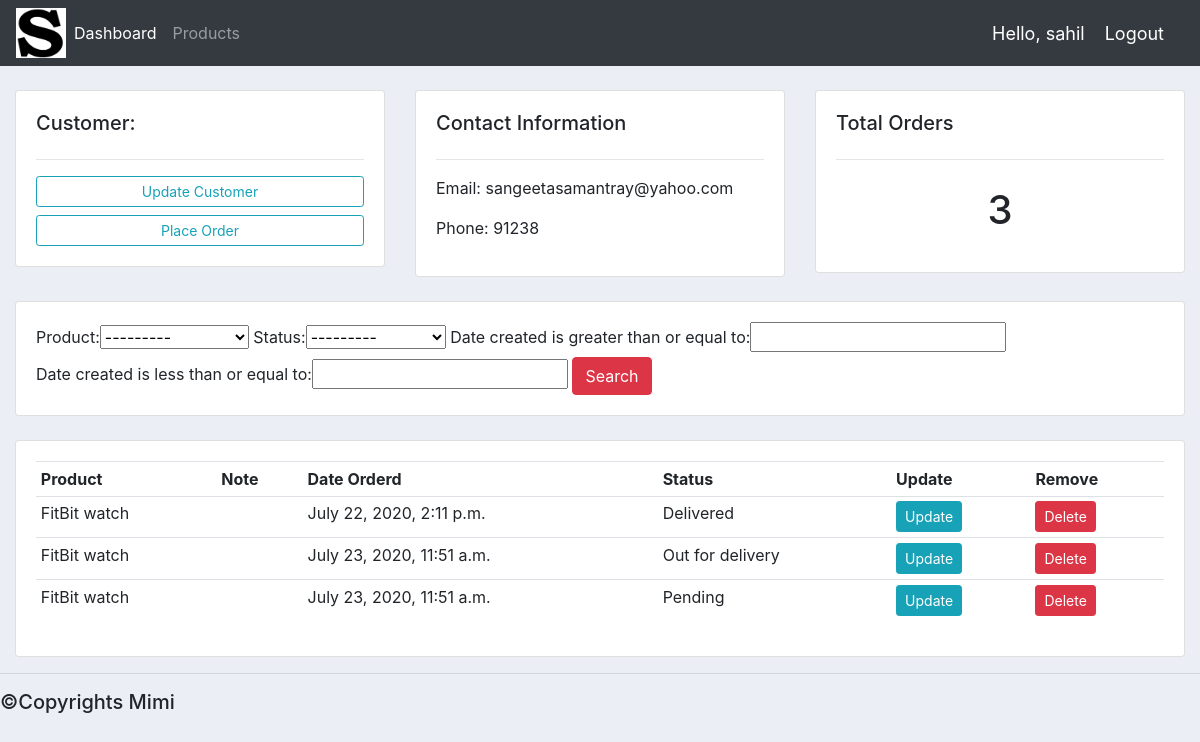
The app's page /customer/1/ (signed in) with its own data.
### Accounts/models.py (models this page shows, shortened)
class Customer(models.Model):
	user=models.OneToOneField(User,on_delete=models.CASCADE,null=True)
	name = models.CharField(max_length=200, null=True)
	phone = models.CharField(max_length=200, null=True)
	email = models.CharField(max_length=200, null=True)
	profile_pic = models.ImageField(default="profile1.png", null=True, blank=True)
	date_created = models.DateTimeField(auto_now_add=True, null=True)

class Order(models.Model):
	STATUS = (
			('Pending', 'Pending'),
			('Out for delivery', 'Out for delivery'),
			('Delivered', 'Delivered'),
			)
	customer = models.ForeignKey(Customer, null=True, on_delete= models.SET_NULL)
	product = models.ForeignKey(Product, null=True, on_delete= models.SET_NULL)
	date_created = models.DateTimeField(auto_now_add=True, null=True)
	status = models.CharField(max_length=200, null=True, choices=STATUS)

class Product(models.Model):
	CATEGORY = (
			('Indoor', 'Indoor'),
			('Out Door', 'Out Door'),
			)
	name = models.CharField(max_length=200, null=True)
	price = models.FloatField(null=True)
	category = models.CharField(max_length=200, null=True, choices=CATEGORY)
	description = models.CharField(max_length=200, null=True, blank=True)
	date_created = models.DateTimeField(auto_now_add=True, null=True)
	tags = models.ManyToManyField(Tag)
	def __str__(self):
		return self.name

### Accounts/decorators.py (the view)
		def wrapper_func(request, *args, **kwargs):
			group = None
			if request.user.groups.exists():
				group = request.user.groups.all()[0].name
			if group in allowed_roles:
				return view_func(request, *args, **kwargs)
			else:
				return HttpResponse('You are not authorized to view this page')

### Accounts/views.py (called while the page is built)
@login_required(login_url='login')
@allowed_users(allowed_roles=['admin'])
def customer(request, pk_test):
	customer = Customer.objects.get(id=pk_test)
	orders = customer.order_set.all()
	order_count = orders.count()
	myFilter = OrderFilter(request.GET, queryset=orders)
	orders = myFilter.qs
	context = {'customer':customer, 'orders':orders, 'order_count':order_count,
	'myFilter':myFilter}
	return render(request, 'Accounts/customer.html',context)

### Accounts/templates/Accounts/customer.html
{%  extends 'Accounts/main.html' %}
{% block content %}
	<br>
<div class="row">
	<div class="col-md">
		<div class="card card-body">
			<h5>Customer:</h5>
			<hr>
			<a class="btn btn-outline-info  btn-sm btn-block" href="">Update Customer</a>
			<a class="btn btn-outline-info  btn-sm btn-block" href="{% url 'create_order' customer.id %}">Place Order</a>
		</div>
	</div>
	<div class="col-md">
		<div class="card card-body">
			<h5>Contact Information</h5>
			<hr>
			<p>Email: {{customer.email}}</p>
			<p>Phone: {{customer.phone}}</p>
		</div>
	</div>
	<div class="col-md">
		<div class="card card-body">
			<h5>Total Orders</h5>
			<hr>
			<h1 style="text-align: center;padding: 10px">{{order_count}}</h1>
		</div>
	</div>
</div>
<br>
<div class="row">
	<div class="col">
		<div class="card card-body">
			<form method="get">
				{{myFilter.form}}
		    <button class="btn btn-danger" type="submit">Search</button>
		  </form>
		</div>
	</div>
</div>
<br>
<div class="row">
	<div class="col-md">
		<div class="card card-body">
			<table class="table table-sm">
				<tr>
					<th>Product</th>
					<th>Note</th>
					<th>Date Orderd</th>
					<th>Status</th>
					<th>Update</th>
					<th>Remove</th>
				</tr>
				{% for order in orders %}
				<tr>
					<td>{{order.product}}</td>
					<td>{{order.note}}</td>
					<td>{{order.date_created}}</td>
					<td>{{order.status}}</td>
					<td><a class="btn btn-sm btn-info" href="{% url 'update_order' order.id %}">Update</a></td>
					<td><a class="btn btn-sm btn-danger" href="{% url 'delete_order' order.id %}">Delete</a></td>
				</tr>
				{% endfor %}
			</table>
		</div>
	</div>
</div>
{% endblock %}

### Accounts/templates/Accounts/nav.html (shortened to what this page needs)
{% load static %}
<nav class="navbar navbar-expand-lg navbar-dark bg-dark">
 <img src="{% static 'images/im1.png' %}" width='50px' height='50px'>
  <div class="collapse navbar-collapse" id="navbarNav">
    <ul class="navbar-nav">
      {% if request.user.is_staff %}
      <li class="nav-item active">
        <a class="nav-link" href="{% url 'home' %}">Dashboard</a>
      </li>
      <li class="nav-item">
        <a class="nav-link" href="{% url 'products' %}">Products</a>
      </li>
      {% else %}
       <li class="nav-item">
        <a class="nav-link" href="{% url 'account' %}">Settings</a>
      </li>
      {% endif %}
    </ul>
  </div>
  <span class="hello-msg">Hello, {{request.user}}</span>
  <span ><a  class="hello-msg" href="{% url 'logout' %}">Logout</a></span>
</nav>

### static/css/main.css (style rules this page uses)
body { background-color: #ebeff5; }

### Accounts/templates/Accounts/nav.html (style rules this page uses)
.hello-msg { font-size: 18px; color: #fff; margin-right: 20px; }

### records on screen
Customer: email "sangeetasamantray@yahoo.com", phone "91238"
Order: product "FitBit watch", date_created "July 22, 2020, 2:11 p.m.", status "Delivered"
Order: product "FitBit watch", date_created "July 23, 2020, 11:51 a.m.", status "Out for delivery"
Order: product "FitBit watch", date_created "July 23, 2020, 11:51 a.m.", status "Pending"

### other values on screen
{{ request.user }} "sahil"
{{ order_count }} "3"
